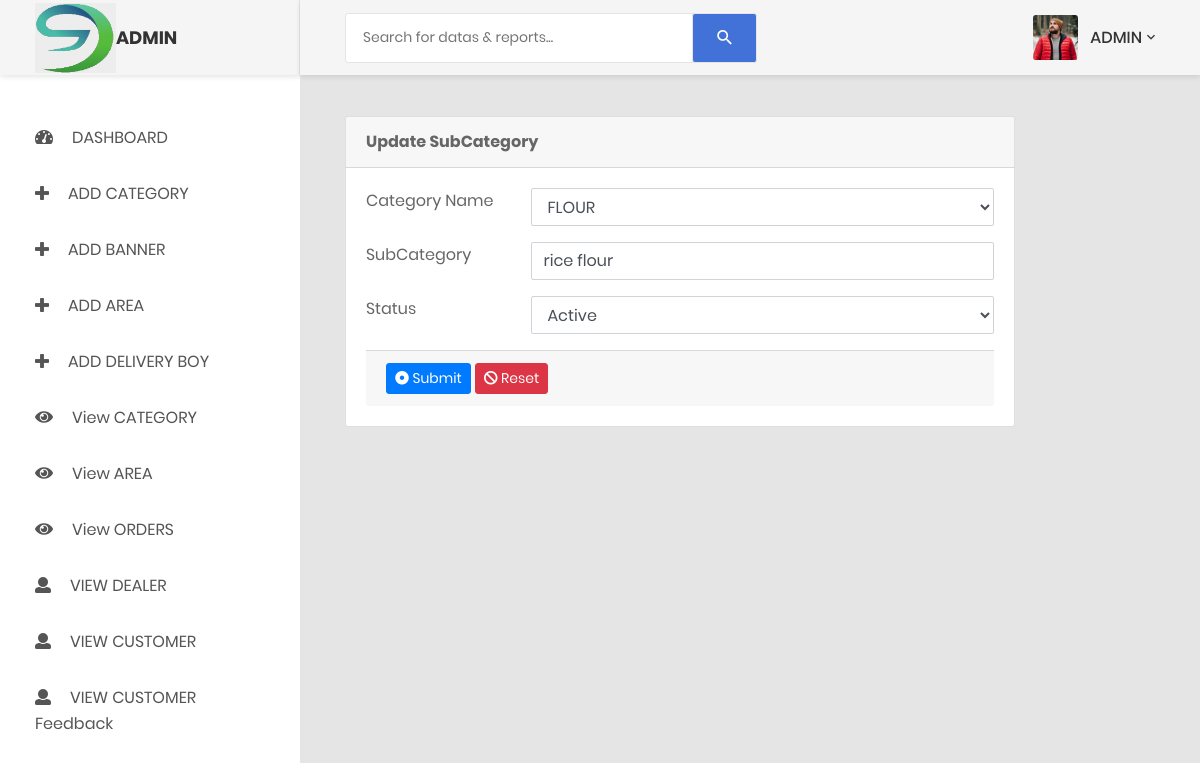
The app's page /ADMINDEALERSIDE/edit-subcategory.php?id=1 (signed in) with its own data.
### tables this page shows
CREATE TABLE `subcategory` (
  `SUBCATEGORY_ID` int(11) NOT NULL,
  `CATEGORY_ID` int(11) NOT NULL,
  `DEALER_ID` int(11) NOT NULL,
  `SUBCATEGORY_NAME` varchar(255) NOT NULL,
  `SUBCATEGORY_STATUS` char(1) NOT NULL,
  `CREATION_DATE` timestamp NOT NULL DEFAULT current_timestamp() ON UPDATE current_timestamp(),
  `UPDATION_DATE` varchar(255) DEFAULT NULL
);

CREATE TABLE `category` (
  `CATEGORY_ID` int(11) NOT NULL,
  `CATEGORY_NAME` varchar(50) NOT NULL,
  `CREATION_DATE` timestamp NOT NULL DEFAULT current_timestamp() ON UPDATE current_timestamp(),
  `UPDATION_DATE` varchar(25) DEFAULT NULL,
  `CATEGORY_DESCRIPTION` varchar(300) NOT NULL
);

### ADMINDEALERSIDE/edit-subcategory.php (the view, shortened to what this page needs)
<?php
    include('./includes/config.php');
    if(strlen($_SESSION['alogin'])==0)
    {
    header('location:index.php');
    }
    else{
?>
<!DOCTYPE html>
<html>
    <head>
        <?php include_once './includes/links.php'; ?>
    </head>
    <body><?php
        include_once './includes/header.php';
        include_once './includes/sidebar.php';
        ?>
        <div class="main-content">
            <div class="section__content section__content--p30">
                    <div class="container-fluid">
                        <div class="row">
                            <div class="col-lg-10">
                                <div class="card">
                                    <div class="card-header">
                                        <strong>Update SubCategory</strong>
                                    </div>
                                    <div class="card-body card-block">
                                        <form method="post"  class="form-horizontal">
                                            <?php
                                            $id=intval($_GET['id']);
                                            $query=mysqli_query($con,"select category.CATEGORY_ID,category.CATEGORY_NAME,subcategory.SUBCATEGORY_NAME,subcategory.SUBCATEGORY_STATUS from subcategory join category on category.CATEGORY_ID=subcategory.CATEGORY_ID where subcategory.SUBCATEGORY_ID='$id'");
                                            while($row=mysqli_fetch_array($query))
                                            {
                                            ?>
                                        <div class="row form-group">
                                                <div class="col col-md-3">
                                                    <label for="text-input" class=" form-control-label">Category Name</label>
                                                </div>
                                                <div class="col-12 col-md-9">
                                                    <select name="category" class="form-control" required>
                                                    <option value="<?php echo htmlentities($row['CATEGORY_ID']);?>"><?php echo htmlentities($catname=$row['CATEGORY_NAME']);?></option>
                                                    </select>
                                                </div>
                                        </div>
                                        <div class="row form-group">
                                                <div class="col col-md-3">
                                                    <label for="textarea-input" class=" form-control-label">SubCategory</label>
                                                </div>
                                                <div class="col-12 col-md-9">
                                                    <input type="text" placeholder="Enter Subcategory Name"  name="subcategory" value="<?php echo  htmlentities($row['SUBCATEGORY_NAME']);?>" class="form-control" required>
                                                </div>
                                        </div>
                                        <div class="row form-group">
                                                <div class="col col-md-3">
                                                    <label for="text-input" class=" form-control-label">Status</label>
                                                </div>
                                                <div class="col-12 col-md-9">
                                                    <select name="status" class="form-control"  required>
                                                        <option value="<?php echo htmlentities($row['SUBCATEGORY_STATUS']);?>"><?php if(htmlentities($row['SUBCATEGORY_STATUS'])=='A'){echo "Active";}else{echo "Deactive";};?></option>
                                                    </select>
                                                </div>
                                        </div>
                                            <?php } ?>
                                        <div class="card-footer">
                                            <button type="submit" class="btn btn-primary btn-sm" name="submit">
                                            <i class="fa fa-dot-circle-o"></i> Submit
                                        </button>
                                            <button type="reset" class="btn btn-danger btn-sm" name="reset">
                                            <i class="fa fa-ban"></i> Reset
                                        </button>
                                        </div></form>
                                    </div>
                            </div>
                        </div>
                    </div>
            </div>
        </div>
    </body>
</html>
<?php } ?>

### ADMINDEALERSIDE/includes/header.php (shortened to what this page needs)
<?php $b=$_SESSION['name'];
if($b=='ADMIN'){ ?>
<div class="page-container">
            <header class="header-desktop">
                <div class="section__content section__content--p30">
                    <div class="container-fluid">
                        <div class="header-wrap">
                            <form class="form-header" action="" method="POST">
                                <input class="au-input au-input--xl" type="text" style="height: 50px;" name="search" placeholder="Search for datas &amp; reports..." />
                                <button class="au-btn--submit" type="submit">
                                    <i class="zmdi zmdi-search"></i>
                                </button>
                            </form>
                            <div class="header-button">
                                <div class="account-wrap">
                                    <div class="account-item clearfix js-item-menu">
                                        <div class="image">
                                            <?php  $query = mysqli_query($con, "select * from tbl_admin where ADMIN_EMAIL='" . $_SESSION['alogin'] . "'");
                                                $row=  mysqli_fetch_array($query);
                                            ?>
                                            <img src="profileimagesADMIN/<?php echo htmlentities($row['ADMIN_ID']);?>/<?php echo htmlentities($row['ADMIN_PROFILE']);?>" alt="<?php $u=$_SESSION['name']; echo '"$u"'; ?>" />
                                        </div>
                                        <div class="content">
                                            <a class="js-acc-btn" href="#" style="text-decoration: none;"><?php $u=$_SESSION['name']; echo "$u"; ?></a>
                                        </div>
                                    </div>
                                </div>
                            </div>
                        </div>
                    </div>
                </div>
            </header>
            <?php } ?>

### records on screen
subcategory: category "FLOUR", subcategory "rice flour", status "Active"

### other values on screen
$u "ADMIN"
